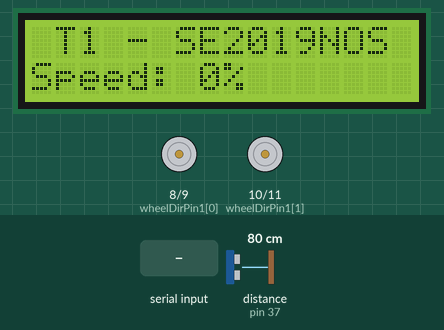
Bench run of a sketch on a simulated Arduino Mega 2560, built with avr-gcc and run on an emulated ATmega2560. On the bench: 16×2 character LCD, motor-driver pin pairs drawn as motors (green arrow = first pin HIGH = forward, orange = second pin HIGH = backward, longer = more drive). Wiring (inferred from the names in the program): ultrasonic range finder: trigger pin 39; echo pin 37. The inputs (shaded band) are chosen by the test bench; at power-on: distance to the obstacle (sensor on pin 37) 80 cm. The echo pulse lasts 58.3 µs per cm; WiFi joins after 1.5 s; servers stay silent unless stated; uploads are accepted with an empty reply; what the sketch prints to the serial monitor is not drawn.

Above: at 4.0 s.
4.1 s: "e90\n" received over the second serial link
At 4.4 s:
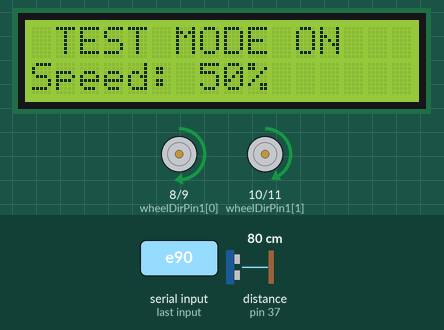
7.1 s: "j\n" received over the second serial link
At 7.9 s:
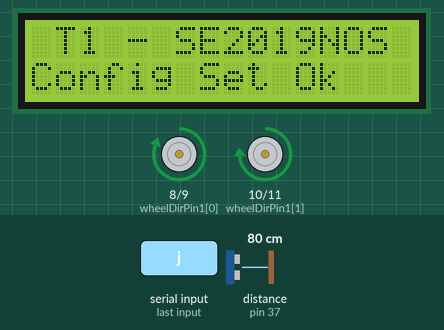
10.1 s: "g\n" received over the second serial link
At 10.8 s:
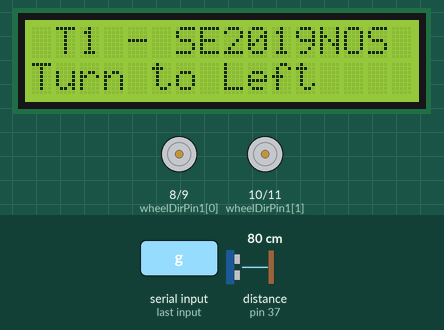
11.7 s: "h\n" received over the second serial link
At 12.1 s:
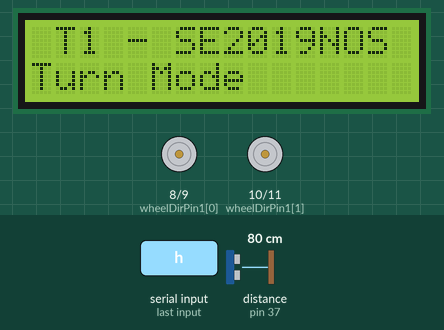
13.2 s: "a90\n" received over the second serial link
At 13.5 s:
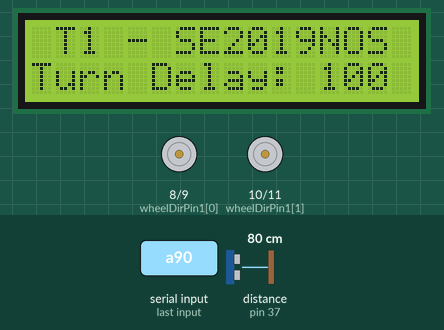
14.7 s: "b90\n" received over the second serial link
At 16.0 s:
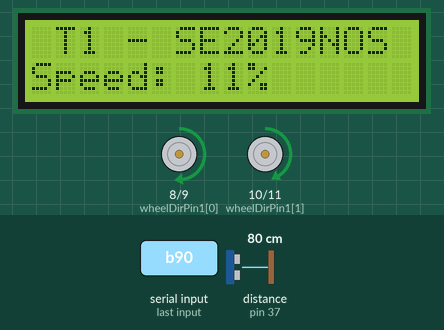
Timing chart, 0 to 17.2 s (numbered marks = the images above; inputs shaded):
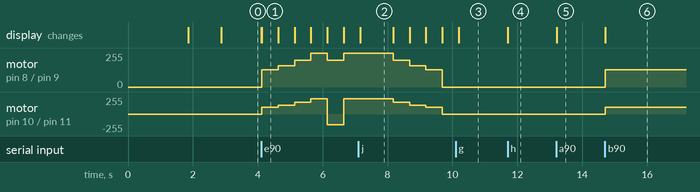

Measured:
- after the input at 7.1 s, the display: changes after 0.07 s (image 2)
- after the input at 10.1 s, the display: changes after 0.10 s (image 3)
- after the input at 11.7 s, the display: changes at once (image 4)
- after the input at 13.2 s, the display: changes at once (image 5)
- after the input at 14.7 s, motor on pin 8 (wheelDirPin1[0]) / pin 9 (wheelDirPin2[0]): stopped → forward 130/255 at once; motor on pin 10 (wheelDirPin1[1]) / pin 11 (wheelDirPin2[1]): stopped → forward 105/255 at once; the display: changes at once (image 6)
- what the display in image 1 shows lasts 0.5 s, from 4.1 s to 4.6 s
- what the display in image 2 shows lasts 1.0 s, from 7.2 s to 8.2 s

The sketch:

t1.ino
```cpp
#include <LiquidCrystal.h>
#include <SoftwareSerial.h>
#include "WiFiEsp.h"
LiquidCrystal lcd(7, 6, 5, 4, 3, 2);
SoftwareSerial BT1(13, 12); // RX | TX

int wheelDirPin1[] = {8, 10};
int wheelDirPin2[] = {9, 11};
int pingGndPin = 35;
int pingEchoPin = 37;
int pingTriggerPin = 39;
int pingVccPin = 41;
int lcdVccPin = 22;

int distanceThresholdMax = 20;
int distanceThresholdMin = 3;
int distanceThresholdDegree = 1;
int distanceThreshold = 10;

int turnDelayMax = 1000;
int turnDelayMin = 100;
int turnDelayDegree = 50;
int turnDelay = 600;

int normalMode = 0;
int testMode = 1;
int operationMode = normalMode;

int speed0 = 0;
int speed1 = 130;
int speed2 = 160;
int speed3 = 200;
int speed4 = 255;
int speedMax = speed4;
int speedMin = speed0;
int speedDegree = 30;
int currentSpeed = 128;
int previousSpeed = 0;

int turnRight = 0;
int turnLeft = 1;
int turnDirection = turnRight;

int leftWheel = 1;
int rightWheel = 0;

int forwardDirection = 1;
int backwardDirection = 0;

char ssid[] = "Tinchox";
char pass[] = "22334455";
int status = WL_IDLE_STATUS;
int receivedConfig = 0;
bool wifiModuleStarted = false;
WiFiEspClient client;

int thresholdMode = 0;
int turnMode = 1;
int thresholdTurnMode = thresholdMode;

int lcdScreenOn = 0;
int lcdScreenOff = 1;
int lcdScreenStatus = lcdScreenOn;

int testModeRounds = 10;
int testModeSpeeds[] = {speed1, speed2, speed3, speed4, speed2, speed4, speed3, speed2, speed1, speed0};
int tmaDrive = 0;
int tmaTurn = 1;
int testModeActions[] = {tmaDrive, tmaDrive, tmaDrive, tmaDrive, tmaTurn, tmaDrive, tmaDrive, tmaDrive, tmaDrive, tmaDrive};
int testModeDelay = 500;

void _drive(int whichWheel, int wheelDirection, int wheelSpeed) {
  if (wheelDirection == forwardDirection) {
    Serial.println("going forward");
    analogWrite(wheelDirPin1[whichWheel], wheelSpeed);
    analogWrite(wheelDirPin2[whichWheel], 0);
  } else if (wheelDirection == backwardDirection) {
    Serial.println("going backward");
    analogWrite(wheelDirPin1[whichWheel], 0);
    analogWrite(wheelDirPin2[whichWheel], wheelSpeed);
  }
}

void drive(int wheelSpeed) {
  _drive(rightWheel, forwardDirection, wheelSpeed);
  _drive(leftWheel, forwardDirection, max(0, wheelSpeed - 25));
}

void stop() {
  _drive(rightWheel, forwardDirection, 0);
  _drive(leftWheel, forwardDirection, 0);
}

void turn(int wheelSpeed) {
  if (turnDirection == turnLeft) {
    _drive(leftWheel, forwardDirection, wheelSpeed);
    _drive(rightWheel, backwardDirection, wheelSpeed);
  } else {
    _drive(leftWheel, backwardDirection, wheelSpeed);
    _drive(rightWheel, forwardDirection, wheelSpeed);
  }
  delay(turnDelay);
}

long microsecondsToCentimeters(long microseconds) {
  // The speed of sound is 340 m/s or 29 microseconds per centimeter.
  // The ping travels out and back, so to find the distance of the
  // object we take half of the distance travelled.
  return microseconds / 29 / 2;
}

void printWifiStatus() {
  // print the SSID of the network you're attached to
  Serial.print("SSID: ");
  Serial.println(WiFi.SSID());

  // print your WiFi shield's IP address
  IPAddress ip = WiFi.localIP();
  Serial.print("IP Address: ");
  Serial.println(ip);

  // print the received signal strength
  long rssi = WiFi.RSSI();
  Serial.print("Signal strength (RSSI):");
  Serial.print(rssi);
  Serial.println(" dBm");
}

int isWithinThreshold() {
  digitalWrite(pingTriggerPin, LOW);
  delayMicroseconds(2);
  digitalWrite(pingTriggerPin, HIGH);
  delayMicroseconds(5);
  digitalWrite(pingTriggerPin, LOW);
  long duration = pulseIn(pingEchoPin, HIGH);
  long cm = microsecondsToCentimeters(duration);
  return cm < distanceThreshold;
}

String getSpeedPercent() {
  double ratio = double(currentSpeed) / 255;
  return String(int(ratio * 100));
}

void writeToLcd(String str) {
  lcd.clear();
  if (operationMode == testMode) {
    lcd.print(" TEST MODE ON");
  } else {
    lcd.print(" T1 - SE2019NOS");
  }
  lcd.setCursor(0, 1);
  lcd.print(str);
}

void updateLcdScreen() {
  writeToLcd("Speed: " + getSpeedPercent() + "%");
}

void fetchConfig() {
  if (!wifiModuleStarted) {
    return;
  }
  writeToLcd("Fetching config...");
  String response = "";
  Serial.println("fetchConfig called");
  while (receivedConfig == 0) {
    while (client.available()) {
      char c = client.read();
      Serial.write(c);
      response += String(c);
      receivedConfig = 1;
    }
  }
  Serial.println("***");
  int index = response.indexOf("\r\n\r\n");
  response = response.substring(index); // skip header
  response.trim();
  Serial.println(response);
  operationMode = String(response[0]).toInt();
  currentSpeed = String(response[1]).toInt() * 100 + String(response[2]).toInt() * 10 + String(response[3]).toInt();
  turnDelay =  String(response[4]).toInt() * 100 + String(response[5]).toInt() * 10 + String(response[6]).toInt();
  distanceThreshold = String(response[7]).toInt() * 100 + String(response[8]).toInt() * 10 + String(response[9]).toInt();
  turnDirection = String(response[10]).toInt();
  Serial.println(operationMode);
  Serial.println(currentSpeed);
  Serial.println(turnDelay);
  Serial.println(distanceThreshold);
  Serial.println(turnDirection);
  writeToLcd("Config Set Ok");
  delay(1000);
}

void initWifiModule() {
  // initialize serial for debugging
  Serial.begin(115200);
  // initialize serial for ESP module

  Serial1.begin(115200);
  // initialize ESP module
  WiFi.init(&Serial1);

  // check for the presence of the shield
  if (WiFi.status() == WL_NO_SHIELD) {
    Serial.println("WiFi shield not present");
    return;
  }

  // attempt to connect to WiFi network
  while (status != WL_CONNECTED) {
    Serial.print("Attempting to connect to WPA SSID: ");
    Serial.println(ssid);
    // Connect to WPA/WPA2 network
    status = WiFi.begin(ssid, pass);
  }

  // you're connected now, so print out the data
  Serial.println("You're connected to the network");
  Serial.println("Starting connection to server...");
  // if you get a connection, report back via serial
  if (client.connect("se2019nos.nixi.icu", 80)) {
    Serial.println("Connected to server");
    // Make a HTTP request
    client.println("GET / HTTP/1.1");
    client.println("Host: se2019nos.nixi.icu");
    client.println("Connection: close");
    client.println();
    wifiModuleStarted = true;
  }
}

void initPing() {
  pinMode(pingVccPin, OUTPUT);
  pinMode(pingGndPin, OUTPUT);
  pinMode(pingTriggerPin, OUTPUT);
  pinMode(pingEchoPin, INPUT);
  digitalWrite(pingVccPin, HIGH);
  digitalWrite(pingGndPin, LOW);
}

void initLcdScreen() {
  pinMode(lcdVccPin, OUTPUT);
  digitalWrite(lcdVccPin, HIGH);
  lcd.begin(16, 2);
  writeToLcd("Initializing...");
}

void initBluetoothModule() {
  Serial.println("Initializing Bluetooth module...");
  BT1.begin(9600);
}

void fetchCommands() {
  if (BT1.available()) {
    char cmd = BT1.read();
    Serial.write(cmd);
    Serial.write('\n');
    switch (cmd) {
     case 'a':
        if (thresholdTurnMode == thresholdMode) {
          distanceThreshold = max(distanceThresholdMin, distanceThreshold - distanceThresholdDegree);
          writeToLcd("Th Distance: " + String(distanceThreshold));
        } else {
          turnDelay = max(turnDelayMin, turnDelay - turnDelayDegree);
          writeToLcd("Turn Delay: " + String(turnDelay));
        }
        break;
     case 'b':
        currentSpeed = min(speedMax, currentSpeed + speedDegree);
        updateLcdScreen();
        break;
     case 'c':
        if (thresholdTurnMode == thresholdMode) {
          distanceThreshold = min(distanceThresholdMax, distanceThreshold + distanceThresholdDegree);
          writeToLcd("Th Distance: " + String(distanceThreshold));
        } else {
          turnDelay = min(turnDelayMax, turnDelay + turnDelayDegree);
          writeToLcd("Turn Delay: " + String(turnDelay));
        }
        break;
     case 'd':
        currentSpeed = max(speedMin, currentSpeed - speedDegree);
        updateLcdScreen();
        break;
     case 'e':
        operationMode = operationMode == normalMode ? testMode : normalMode;
        updateLcdScreen();
        break;
     case 'f':
        if (currentSpeed != speed0) {
          previousSpeed = currentSpeed;
          currentSpeed = speed0;
          writeToLcd("wheels stopped");
        } else {
          currentSpeed = previousSpeed;
          updateLcdScreen();
        }
        break;
     case 'g':
        turnDirection = turnDirection == turnLeft ? turnRight : turnLeft;
        if (turnDirection == turnLeft) {
          writeToLcd("Turn to Left");
        } else {
          writeToLcd("Turn to Right");
        }
        break;
     case 'h':
        thresholdTurnMode = thresholdTurnMode == thresholdMode ? turnMode : thresholdMode;
        if (thresholdTurnMode == thresholdMode) {
          writeToLcd("Threshold Mode");
        } else {
          writeToLcd("Turn Mode");
        }
        break;
     case 'i':
        if (lcdScreenStatus == lcdScreenOn) {
          digitalWrite(lcdVccPin, LOW);
          lcdScreenStatus = lcdScreenOff;
        } else {
          digitalWrite(lcdVccPin, HIGH);
          lcdScreenStatus = lcdScreenOn;
        }
        break;
     case 'j':
        fetchConfig();
        break;
    }
  }
}

void setup() {
  Serial.begin(115200);
  initLcdScreen();
  initWifiModule();
  fetchConfig();
  initBluetoothModule();
  updateLcdScreen();
  initPing();
}

void doTestMode() {
  previousSpeed = currentSpeed;
  for (int i = 0; i < testModeRounds; i++) {
    Serial.println(i);
    fetchCommands();
    currentSpeed = testModeSpeeds[i];
    updateLcdScreen();
    int action = testModeActions[i];
    if (action == tmaDrive) {
      drive(currentSpeed);
    } else {
      turn(currentSpeed);
    }
    delay(testModeDelay);
  }
  currentSpeed = previousSpeed;
  updateLcdScreen();
}

void doNormalMode() {
  fetchCommands();
  while (isWithinThreshold()) {
    turn(currentSpeed);
  }
  drive(currentSpeed);
}

void loop() {
  if (operationMode == testMode) {
    doTestMode();
  } else {
    doNormalMode();
  }
}
```
